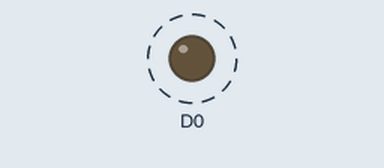
Simulated run of this sketch. Board: ESP8266 (NodeMCU). Parts: output pins drawn as LEDs (lit = HIGH). Dashed ring = blinking.

Above: at 0.5 s.
Timing chart, 0 to 4.6 s (numbered marks = the images above):
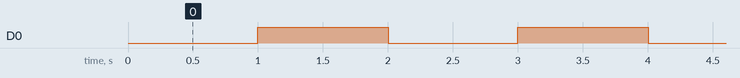

Measured:
- by itself, D0: alternates HIGH for 1.0 s and LOW for 1.0 s

The sketch:

nodemcu_led.ino
```cpp
void setup() {
  // put your setup code here, to run once:
  pinMode(D0, OUTPUT);
}

void loop() {
  // put your main code here, to run repeatedly:
  digitalWrite(D0, LOW);
  delay(1000);
  digitalWrite(D0, HIGH);
  delay(1000);
}
```
